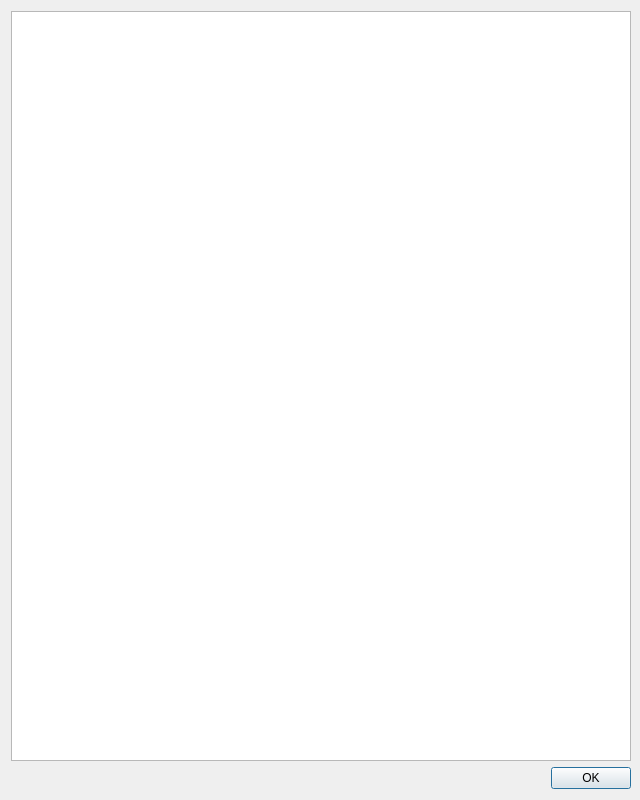
<?xml version="1.0" encoding="UTF-8"?>
<ui version="4.0">
 <class>dialogMediaInfos</class>
 <widget class="QDialog" name="dialogMediaInfos">
  <property name="geometry">
   <rect>
    <x>0</x>
    <y>0</y>
    <width>640</width>
    <height>800</height>
   </rect>
  </property>
  <property name="windowTitle">
   <string>Media Infos</string>
  </property>
  <layout class="QVBoxLayout" name="verticalLayout">
   <property name="rightMargin">
    <number>9</number>
   </property>
   <item>
    <widget class="QPlainTextEdit" name="plainTextEdit">
     <property name="font">
      <font>
       <family>Courier New</family>
      </font>
     </property>
     <property name="lineWrapMode">
      <enum>QPlainTextEdit::NoWrap</enum>
     </property>
     <property name="readOnly">
      <bool>true</bool>
     </property>
    </widget>
   </item>
   <item>
    <widget class="QDialogButtonBox" name="buttonBox">
     <property name="orientation">
      <enum>Qt::Horizontal</enum>
     </property>
     <property name="standardButtons">
      <set>QDialogButtonBox::Ok</set>
     </property>
    </widget>
   </item>
  </layout>
 </widget>
 <resources/>
 <connections>
  <connection>
   <sender>buttonBox</sender>
   <signal>accepted()</signal>
   <receiver>dialogMediaInfos</receiver>
   <slot>accept()</slot>
   <hints>
    <hint type="sourcelabel">
     <x>248</x>
     <y>254</y>
    </hint>
    <hint type="destinationlabel">
     <x>157</x>
     <y>274</y>
    </hint>
   </hints>
  </connection>
  <connection>
   <sender>buttonBox</sender>
   <signal>rejected()</signal>
   <receiver>dialogMediaInfos</receiver>
   <slot>reject()</slot>
   <hints>
    <hint type="sourcelabel">
     <x>316</x>
     <y>260</y>
    </hint>
    <hint type="destinationlabel">
     <x>286</x>
     <y>274</y>
    </hint>
   </hints>
  </connection>
 </connections>
</ui>
